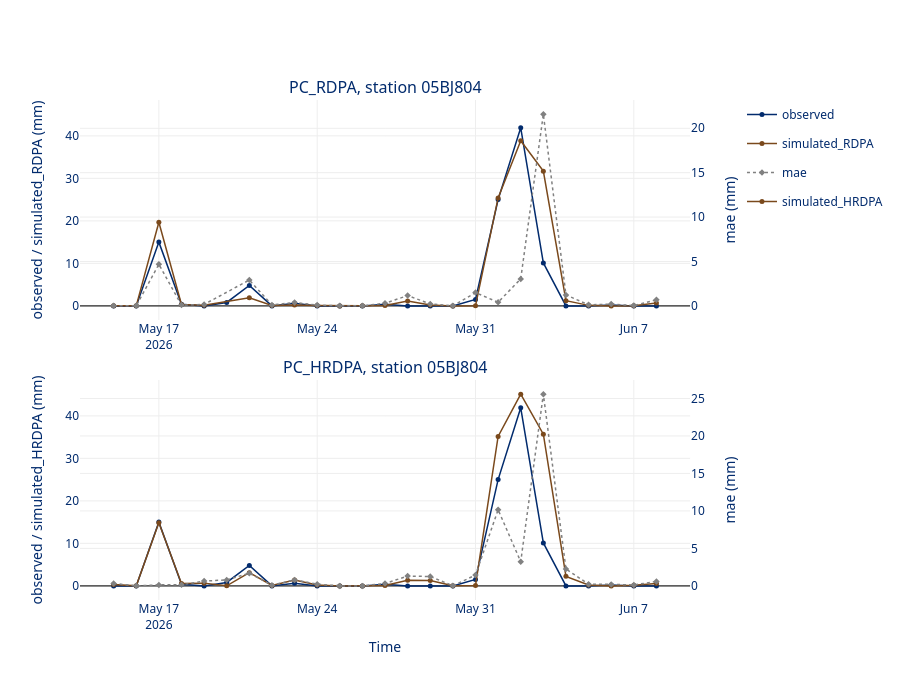

The code cell stored with this chart in its notebook:
### Markdown cell above
### 2 - Visualize the precipitation (per station) and add the absolute error to the plot as well

### Code cell
reanalysis_timeseries_plot(ods, station=stations[4], error_var="mae")
